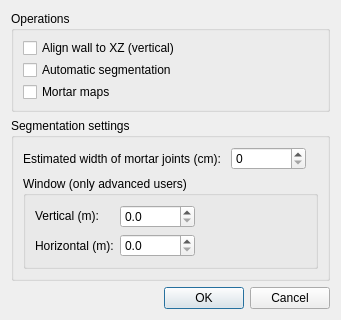
<?xml version="1.0" encoding="UTF-8"?>
<ui version="4.0">
 <class>ProfileImportDlg</class>
 <widget class="QDialog" name="ProfileImportDlg">
  <property name="geometry">
   <rect>
    <x>0</x>
    <y>0</y>
    <width>341</width>
    <height>320</height>
   </rect>
  </property>
  <property name="sizePolicy">
   <sizepolicy hsizetype="Preferred" vsizetype="Preferred">
    <horstretch>0</horstretch>
    <verstretch>0</verstretch>
   </sizepolicy>
  </property>
  <property name="windowTitle">
   <string>Import profile</string>
  </property>
  <layout class="QVBoxLayout" name="verticalLayout_3">
   <item>
    <widget class="QGroupBox" name="groupBox">
     <property name="sizePolicy">
      <sizepolicy hsizetype="Preferred" vsizetype="Preferred">
       <horstretch>0</horstretch>
       <verstretch>0</verstretch>
      </sizepolicy>
     </property>
     <property name="minimumSize">
      <size>
       <width>0</width>
       <height>100</height>
      </size>
     </property>
     <property name="font">
      <font>
       <weight>50</weight>
       <bold>false</bold>
      </font>
     </property>
     <property name="title">
      <string>Operations</string>
     </property>
     <property name="flat">
      <bool>false</bool>
     </property>
     <layout class="QVBoxLayout" name="verticalLayout_2">
      <item>
       <widget class="QCheckBox" name="alignmentCheckBox">
        <property name="text">
         <string>Align wall to XZ (vertical)</string>
        </property>
       </widget>
      </item>
      <item>
       <widget class="QCheckBox" name="segmentCheckBox">
        <property name="text">
         <string>Automatic segmentation</string>
        </property>
       </widget>
      </item>
      <item>
       <widget class="QCheckBox" name="mortarCheckBox">
        <property name="text">
         <string>Mortar maps</string>
        </property>
       </widget>
      </item>
     </layout>
    </widget>
   </item>
   <item>
    <widget class="QGroupBox" name="groupBox_3">
     <property name="sizePolicy">
      <sizepolicy hsizetype="Preferred" vsizetype="Preferred">
       <horstretch>0</horstretch>
       <verstretch>0</verstretch>
      </sizepolicy>
     </property>
     <property name="minimumSize">
      <size>
       <width>0</width>
       <height>0</height>
      </size>
     </property>
     <property name="title">
      <string>Segmentation settings</string>
     </property>
     <layout class="QVBoxLayout" name="verticalLayout">
      <item>
       <layout class="QHBoxLayout" name="horizontalLayout_3">
        <item>
         <widget class="QLabel" name="label">
          <property name="text">
           <string>Estimated width of mortar joints (cm): </string>
          </property>
         </widget>
        </item>
        <item>
         <widget class="QDoubleSpinBox" name="jointsSpinBox">
          <property name="minimumSize">
           <size>
            <width>75</width>
            <height>0</height>
           </size>
          </property>
          <property name="decimals">
           <number>0</number>
          </property>
         </widget>
        </item>
        <item>
         <spacer name="horizontalSpacer">
          <property name="orientation">
           <enum>Qt::Horizontal</enum>
          </property>
          <property name="sizeHint" stdset="0">
           <size>
            <width>40</width>
            <height>20</height>
           </size>
          </property>
         </spacer>
        </item>
       </layout>
      </item>
      <item>
       <widget class="QGroupBox" name="groupBox_2">
        <property name="title">
         <string>Window (only advanced users)</string>
        </property>
        <layout class="QGridLayout" name="gridLayout">
         <item row="0" column="0">
          <widget class="QLabel" name="label_4">
           <property name="sizePolicy">
            <sizepolicy hsizetype="Preferred" vsizetype="Fixed">
             <horstretch>0</horstretch>
             <verstretch>0</verstretch>
            </sizepolicy>
           </property>
           <property name="text">
            <string>Vertical (m):</string>
           </property>
          </widget>
         </item>
         <item row="0" column="1">
          <widget class="QDoubleSpinBox" name="segmentVSpinBox">
           <property name="minimumSize">
            <size>
             <width>75</width>
             <height>0</height>
            </size>
           </property>
           <property name="decimals">
            <number>1</number>
           </property>
          </widget>
         </item>
         <item row="0" column="2">
          <spacer name="horizontalSpacer_2">
           <property name="orientation">
            <enum>Qt::Horizontal</enum>
           </property>
           <property name="sizeHint" stdset="0">
            <size>
             <width>40</width>
             <height>20</height>
            </size>
           </property>
          </spacer>
         </item>
         <item row="1" column="0">
          <widget class="QLabel" name="label_2">
           <property name="text">
            <string>Horizontal (m):</string>
           </property>
          </widget>
         </item>
         <item row="1" column="1">
          <widget class="QDoubleSpinBox" name="segmentHSpinBox">
           <property name="minimumSize">
            <size>
             <width>75</width>
             <height>0</height>
            </size>
           </property>
           <property name="decimals">
            <number>1</number>
           </property>
          </widget>
         </item>
        </layout>
       </widget>
      </item>
     </layout>
    </widget>
   </item>
   <item>
    <widget class="QDialogButtonBox" name="buttonBox">
     <property name="orientation">
      <enum>Qt::Horizontal</enum>
     </property>
     <property name="standardButtons">
      <set>QDialogButtonBox::Cancel|QDialogButtonBox::Ok</set>
     </property>
    </widget>
   </item>
  </layout>
 </widget>
 <resources/>
 <connections>
  <connection>
   <sender>buttonBox</sender>
   <signal>accepted()</signal>
   <receiver>ProfileImportDlg</receiver>
   <slot>accept()</slot>
   <hints>
    <hint type="sourcelabel">
     <x>248</x>
     <y>254</y>
    </hint>
    <hint type="destinationlabel">
     <x>157</x>
     <y>274</y>
    </hint>
   </hints>
  </connection>
  <connection>
   <sender>buttonBox</sender>
   <signal>rejected()</signal>
   <receiver>ProfileImportDlg</receiver>
   <slot>reject()</slot>
   <hints>
    <hint type="sourcelabel">
     <x>316</x>
     <y>260</y>
    </hint>
    <hint type="destinationlabel">
     <x>286</x>
     <y>274</y>
    </hint>
   </hints>
  </connection>
 </connections>
</ui>
